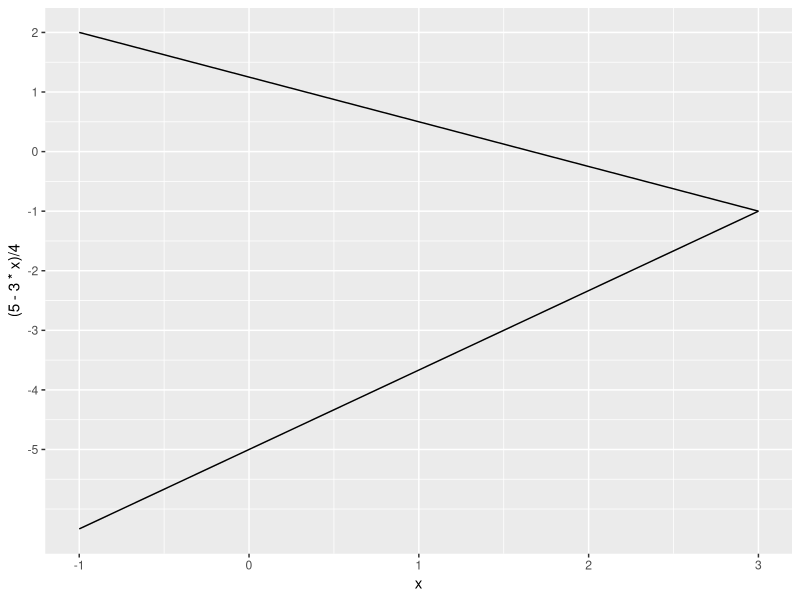
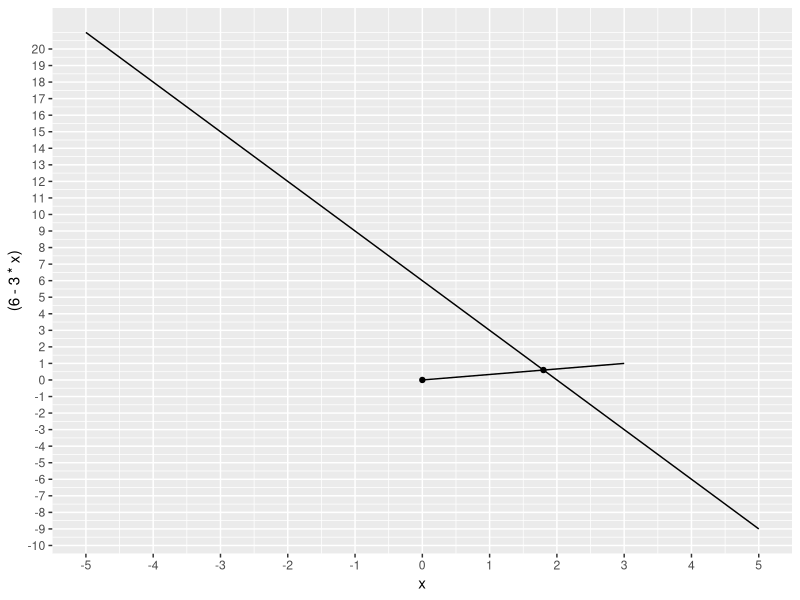
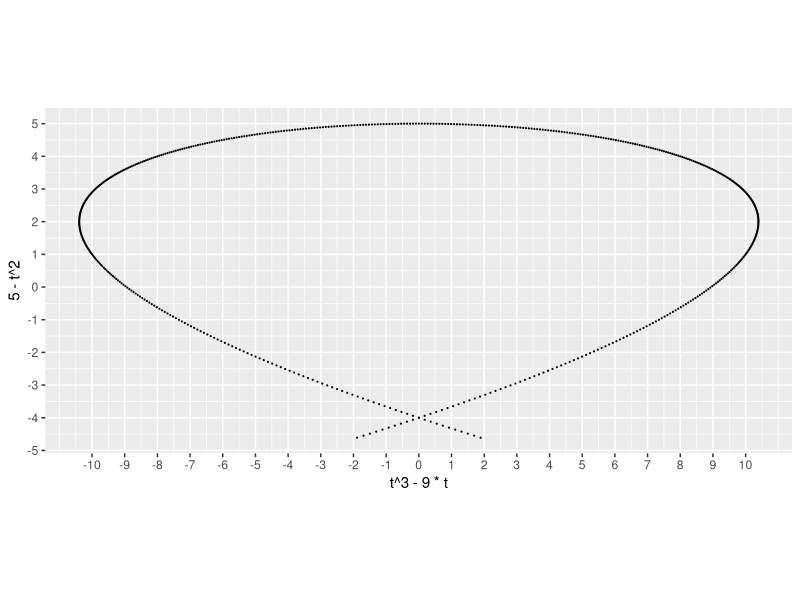
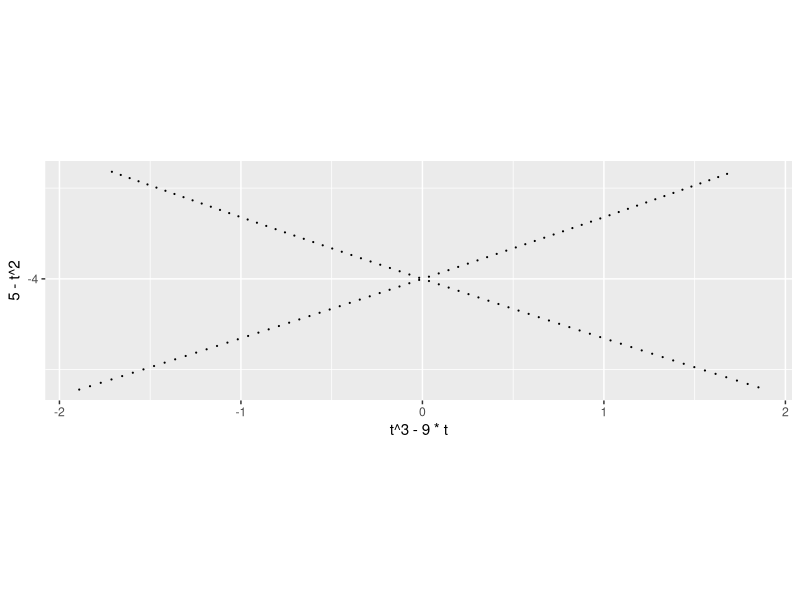
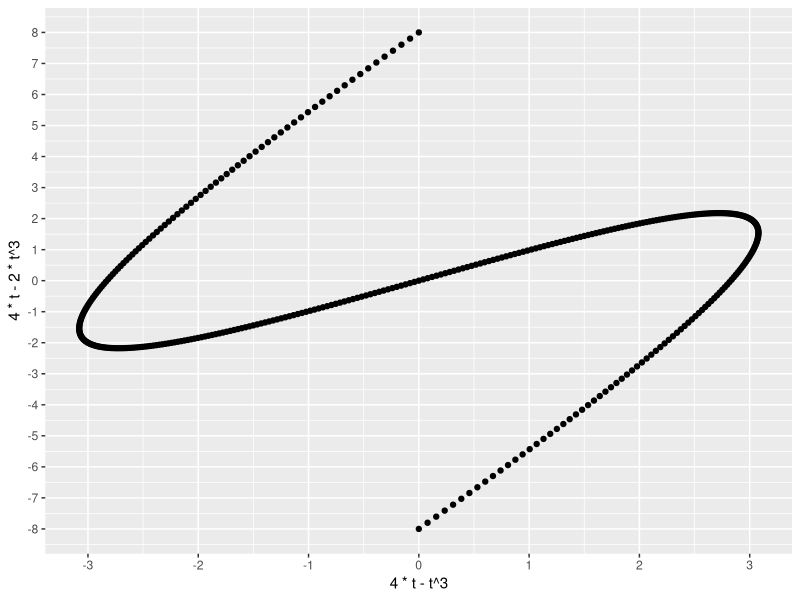
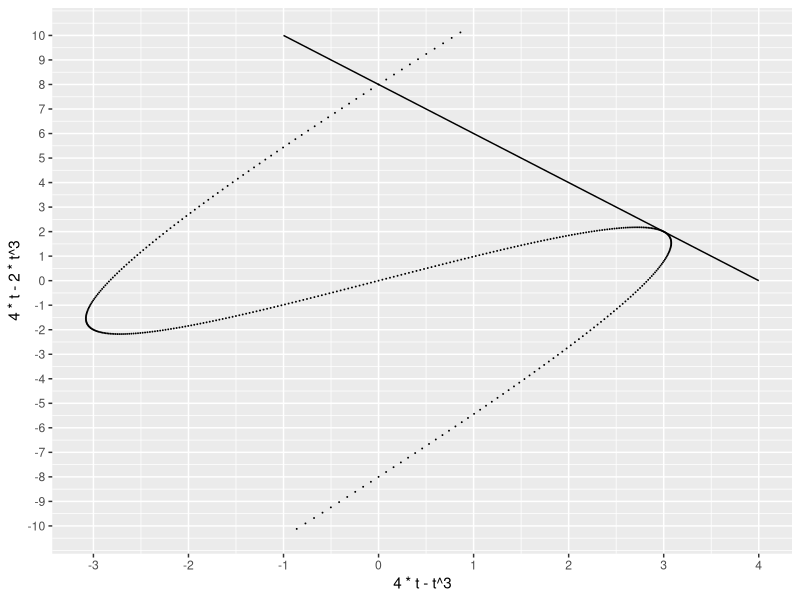
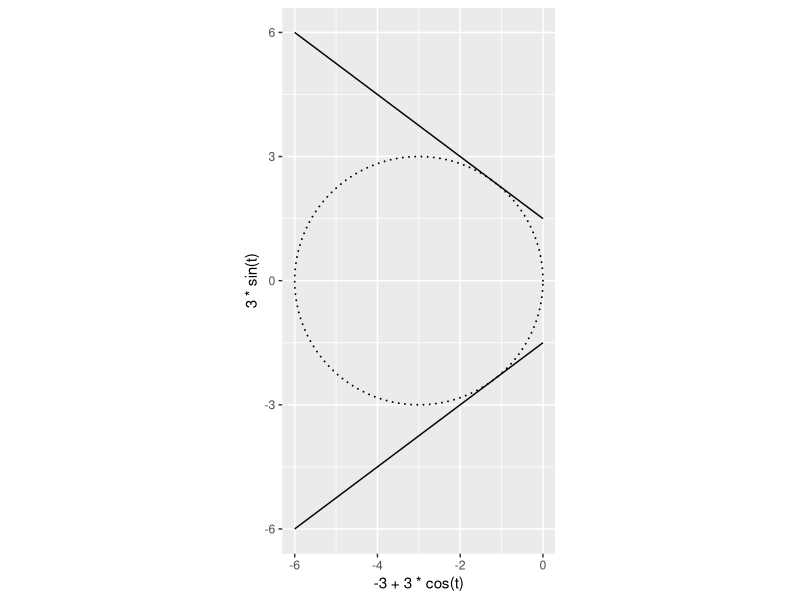
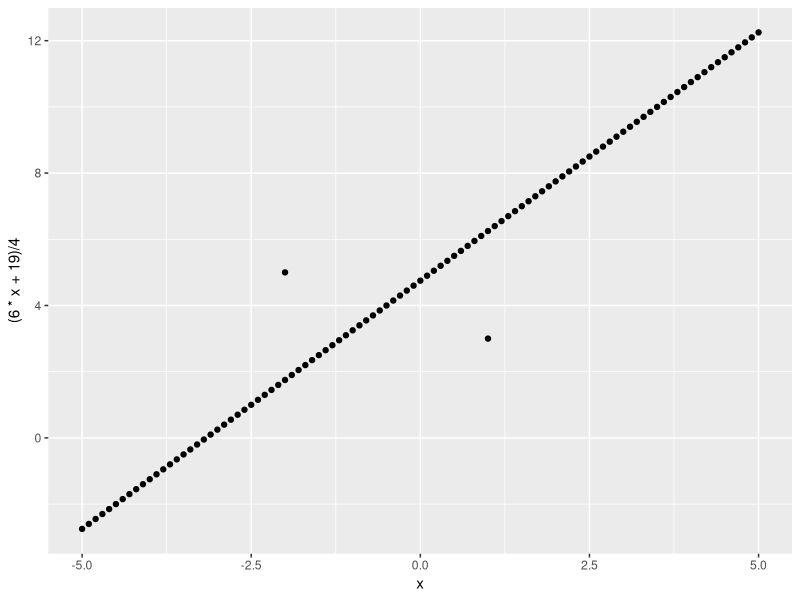

The R script that drew these images, in order:
## ---- chunk 1
library(ggplot2)
## ---- chunk 2
x<-7; y<-pi; 2*x^2 - 4*x + 2*y^2 + 8*y + 1; 2*(x-1)^2 + 2*(y+2)^2 - 9
## ---- chunk 3
    data.frame(x = seq(-1,3,1)) |> ggplot() + geom_line(aes(x, y = (5-3*x)/4)) + scale_x_continuous(breaks = seq(-5,5,1)) + scale_y_continuous(breaks = seq(-5,5,1)) + geom_line(aes(x, y=(4*x-15)/3))
## ---- chunk 4
    data.frame(x = seq(-5,5,1)) |> ggplot() + geom_line(aes(x, y = (6-3*x))) + scale_x_continuous(breaks = seq(-5,5,1)) + scale_y_continuous(breaks = seq(-20,20,1)) + annotate('point', x=0,y=0) + annotate('line', x=c(0,3), y=c(0,1)) + annotate('point', x=9/5, y=3/5)
## ---- chunk 5
    data.frame(t = seq(-3.1,3.1,.01)) |> ggplot() + geom_point(size=.1, aes(x=t^3 - 9*t, y = 5 - t^2)) + coord_fixed() + scale_y_continuous(breaks = seq(-5,5,1)) + scale_x_continuous(breaks = seq(-10,10,1))
## ---- chunk 6
        data.frame(t = c(seq(-3.1,-2.9,.003), seq(2.9,3.1,.003))) |> ggplot() + geom_point(size=.1, aes(x=t^3 - 9*t, y = 5 - t^2)) + scale_y_continuous(breaks = seq(-5,5,1)) + scale_x_continuous(breaks = seq(-10,10,1)) + coord_fixed()
## ---- chunk 7
        acos(.8)*(180/pi)
## ---- chunk 8
    data.frame(t = seq(-2,2,.01)) |> ggplot(aes(x = 4*t - t^3, y = 4*t - 2*t^3)) + geom_point() + scale_x_continuous(breaks = seq(-5,10,1)) + scale_y_continuous(breaks = seq(-10,10,1))
## ---- chunk 9
        data.frame(t = seq(-2.1,2.1,.01)) |> ggplot(aes(x = 4*t - t^3, y = 4*t - 2*t^3)) + geom_point(size=.01) + scale_x_continuous(breaks = seq(-5,10,1)) + scale_y_continuous(breaks = seq(-10,10,1)) + geom_line(data = data.frame(t=seq(-1,4,.1)), aes(x = t, y = -2*t + 8))
## ---- chunk 10
    acos(11/(sqrt(35)*5))*(180/pi)
## ---- chunk 11
    data.frame(t = seq(0,2*pi,.05)) |> ggplot() + geom_point(size=.01, aes(x = -3 + 3*cos(t), y = 3*sin(t))) + coord_fixed() + geom_line(aes(x = -3 + 3*cos(t), y = (5-3*cos(t))/(4/3))) + geom_line(aes(x = -3 + 3*cos(t), y = (5-3*cos(t))/(-4/3)))
## ---- chunk 12
    data.frame(x = seq(-5,5,.1)) |> ggplot(aes(x, y=(6*x+19)/4)) + geom_point() + annotate(geom='point', x=c(1,-2), y=c(3,5))
## ---- chunk 13
    90*(pi/180)
## ---- chunk 14
    data.frame(x = seq(-2,2,.1)) |> ggplot(aes(x, y=(x^2+1)/2)) + geom_point() + annotate(geom='point', x=0, y=1)
## ---- chunk 15
        acos(2/sqrt(5))*(180/pi)
## ---- chunk 16
        data.frame(t = seq(-5,5,.1)) |> ggplot(aes(x = 1 + 3*t, y = (3*t+6)/3)) + geom_line() + annotate(geom='point', x=c(1,4), y=c(2,3))
## ---- chunk 17
        data.frame(t = seq(-4,4,.1)) |> ggplot(aes(x = 1 + 3*t, y = (3*t+6)/3)) + geom_line() + annotate(geom='point', x=c(4,0), y=c(3,0)) + annotate(geom='line', x = c(0,-3), y = c(0,4)) + annotate(geom='line', x=c(0,4), y=c(0,3)) + scale_x_continuous(breaks = seq(-10,10,1)) + scale_y_continuous(breaks = seq(-2,6,1)) + annotate(geom='point', x = c(-1), y=c(4/3))
## ---- chunk 18
        data.frame(t = seq(-1,1,.1)) |> ggplot(aes(x = 1 + 3*t, y = (3*t+6)/3)) + geom_line() + annotate(geom='point', x=c(4,0), y=c(3,0)) + annotate(geom='line', x = c(0,-3), y = c(0,4)) + annotate(geom='line', x=c(0,4), y=c(0,3)) + scale_x_continuous(breaks = seq(-10,10,1)) + scale_y_continuous(breaks = seq(-6,6,1)) + annotate(geom='point', x = c(-1), y=c(4/3)) + annotate(geom='line', x=c(0,1/sqrt(2)), y=c(0,7/sqrt(2))) + annotate(geom='point', x=(1/sqrt(2))/2.84, y=(7/sqrt(2))/2.84) + annotate(geom='label', x = 1, y = 2, label = 'A') + annotate(geom='label', x=4, y=3, label='B') + annotate(geom = 'label', x=-1, y=4/3, label = 'P\n90º') + geom_line(aes(x=t, y=7*t)) + annotate(geom='point', x=1/4, y=7/4) + annotate(geom='label', x=1/4, y=7/4, label='Q \n45º')
## ---- chunk 19
        data.frame(x = seq(-2,10,.1)) |> ggplot(aes(x)) + geom_line(aes(y=2*x-2)) + annotate(geom='point', x=c(1,3), y=c(0,4)) + scale_x_continuous(breaks = seq(1,7,1)) + scale_y_continuous(breaks = seq(0,4,1)) + geom_line(aes(y= -.5*x + 3)) + coord_fixed()
## ---- chunk 20
        data.frame(x = seq(0,5,.1)) |> ggplot(aes(x)) + scale_x_continuous(breaks = seq(1,7,1)) + scale_y_continuous(breaks = seq(0,4,1)) + geom_line(aes(y= -.5*x + 3)) + coord_fixed() + geom_line(aes(x=4, y=x))
## ---- chunk 21
        data.frame(t = seq(0,2*pi,.1)) |> ggplot(aes(x = .5*cos(t), y = cos(t-(2/3)*pi))) + geom_point() + coord_fixed() + geom_line(aes(x = .5*cos(t), y = cos(t))) + geom_line(data = data.frame(t=seq(-1,1,.1)), aes(x = (1/4) - t, y = 2*t + .5)) + xlim(c(-1,1)) + ylim(c(-1.5,1.5))
## ---- chunk 22
        acos(3/5)*(180/pi)
